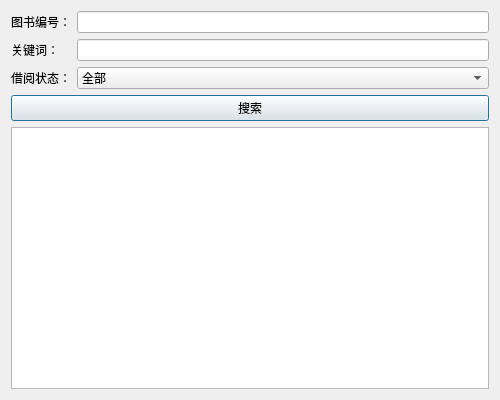
<?xml version="1.0" encoding="UTF-8"?>
<ui version="4.0">
 <class>QueryBookDialog</class>
 <widget class="QDialog" name="QueryBookDialog">
  <property name="geometry">
   <rect>
    <x>0</x>
    <y>0</y>
    <width>500</width>
    <height>400</height>
   </rect>
  </property>
  <property name="windowTitle">
   <string>查询图书信息</string>
  </property>
  <layout class="QVBoxLayout" name="verticalLayout">
   <item>
    <layout class="QFormLayout" name="formLayout">
     <item row="0" column="0">
      <widget class="QLabel" name="bookIDLabel">
       <property name="text">
        <string>图书编号：</string>
       </property>
      </widget>
     </item>
     <item row="0" column="1">
      <widget class="QLineEdit" name="bookIDLineEdit"/>
     </item>
     <!-- 合并书名和作者为关键词搜索 -->
     <item row="1" column="0">
      <widget class="QLabel" name="keywordLabel">
       <property name="text">
        <string>关键词：</string>
       </property>
      </widget>
     </item>
     <item row="1" column="1">
      <widget class="QLineEdit" name="keywordLineEdit"/>
     </item>
     <item row="2" column="0">
      <widget class="QLabel" name="borrowedStatusLabel">
       <property name="text">
        <string>借阅状态：</string>
       </property>
      </widget>
     </item>
     <item row="2" column="1">
      <widget class="QComboBox" name="borrowedStatusComboBox">
       <item>
        <property name="text">
         <string>全部</string>
        </property>
       </item>
       <item>
        <property name="text">
         <string>已借出</string>
        </property>
       </item>
       <item>
        <property name="text">
         <string>可借</string>
        </property>
       </item>
      </widget>
     </item>
    </layout>
   </item>
   <item>
    <widget class="QPushButton" name="searchButton">
     <property name="text">
      <string>搜索</string>
     </property>
    </widget>
   </item>
   <item>
    <widget class="QTextEdit" name="resultTextEdit">
     <property name="readOnly">
      <bool>true</bool>
     </property>
    </widget>
   </item>
  </layout>
 </widget>
 <resources/>
 <connections/>
</ui>
